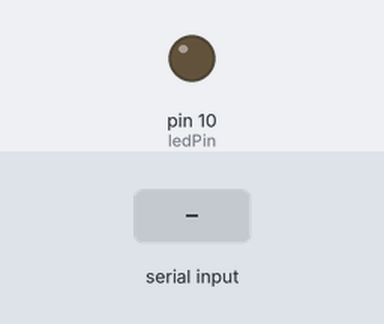
A sketch run on a simulated Arduino Uno, built with avr-gcc and run on an emulated ATmega328P. Parts: output pins drawn as LEDs (lit = HIGH). The test bench sets the inputs (shaded band).

Above: at 1.2 s.
1.3 s: "1" received over Serial
At 2.2 s:
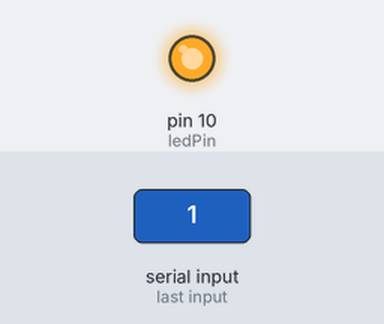
2.8 s: "0" received over Serial
At 3.5 s:
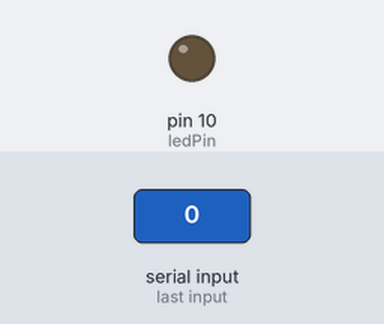
Timing chart, 0 to 5.8 s (numbered marks = the images above; inputs shaded):
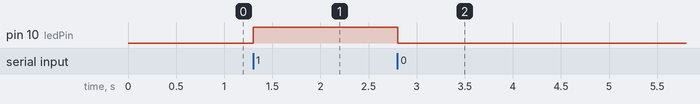

The sketch:

processing-sending_to_arduino.ino
```cpp
 char val; // Data received from the serial port
 int ledPin = 10; // Set the pin to digital I/O 13

  void setup() {
   pinMode(ledPin, OUTPUT); // Set pin as OUTPUT
   Serial.begin(9600); // Start serial communication at 9600 bps
 }

  void loop() {
   if (Serial.available())
   { // If data is available to read,
     val = Serial.read(); // read it and store it in val
   }
   if (val == '1')
   { // If 1 was received
     digitalWrite(ledPin, HIGH); // turn the LED on
   } else {
     digitalWrite(ledPin, LOW); // otherwise turn it off
   }
   delay(10); // Wait 10 milliseconds for next reading
}
```

Measured:
- after the input at 1.3 s, pin 10 (ledPin): LOW → HIGH at once
- after the input at 2.8 s, pin 10 (ledPin): HIGH → LOW at once
